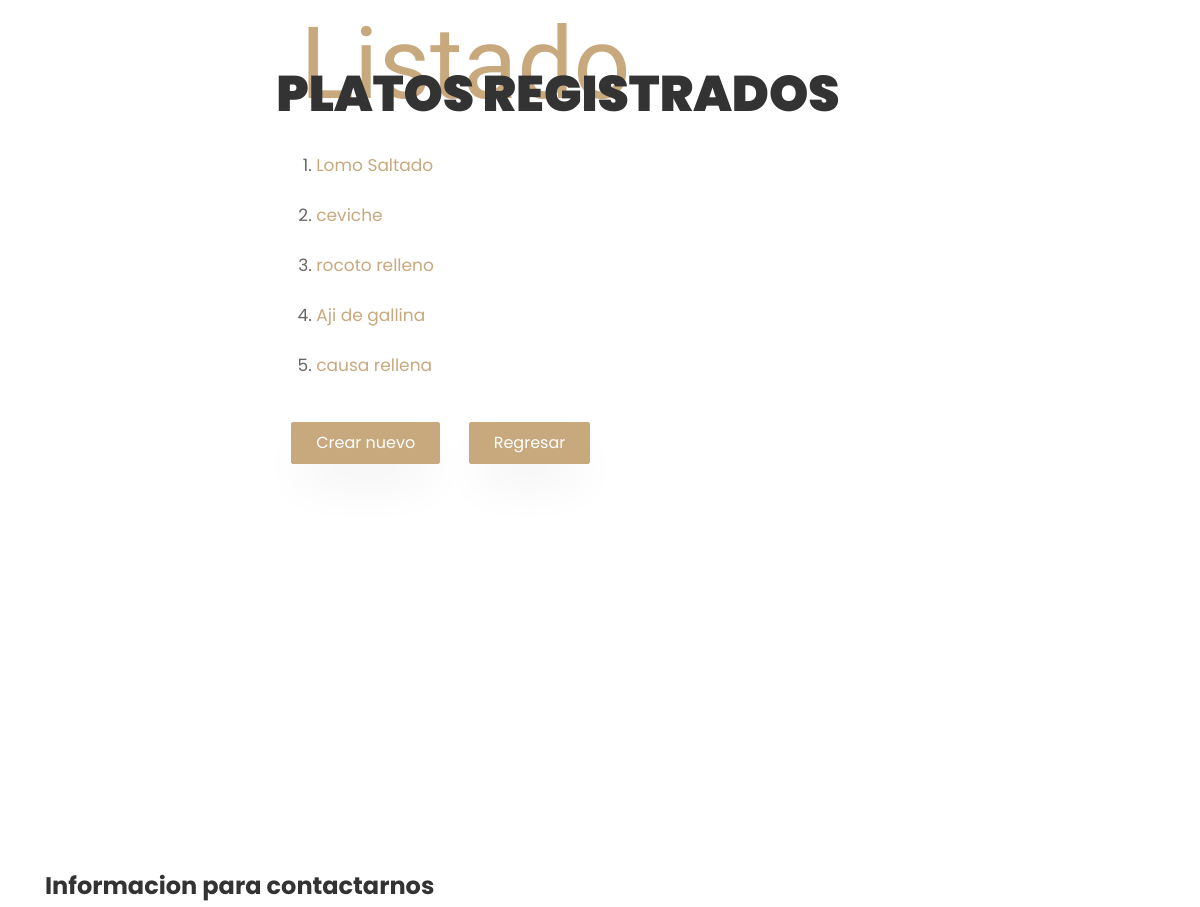
Before: /platos/listar (middle part) with the older database file.
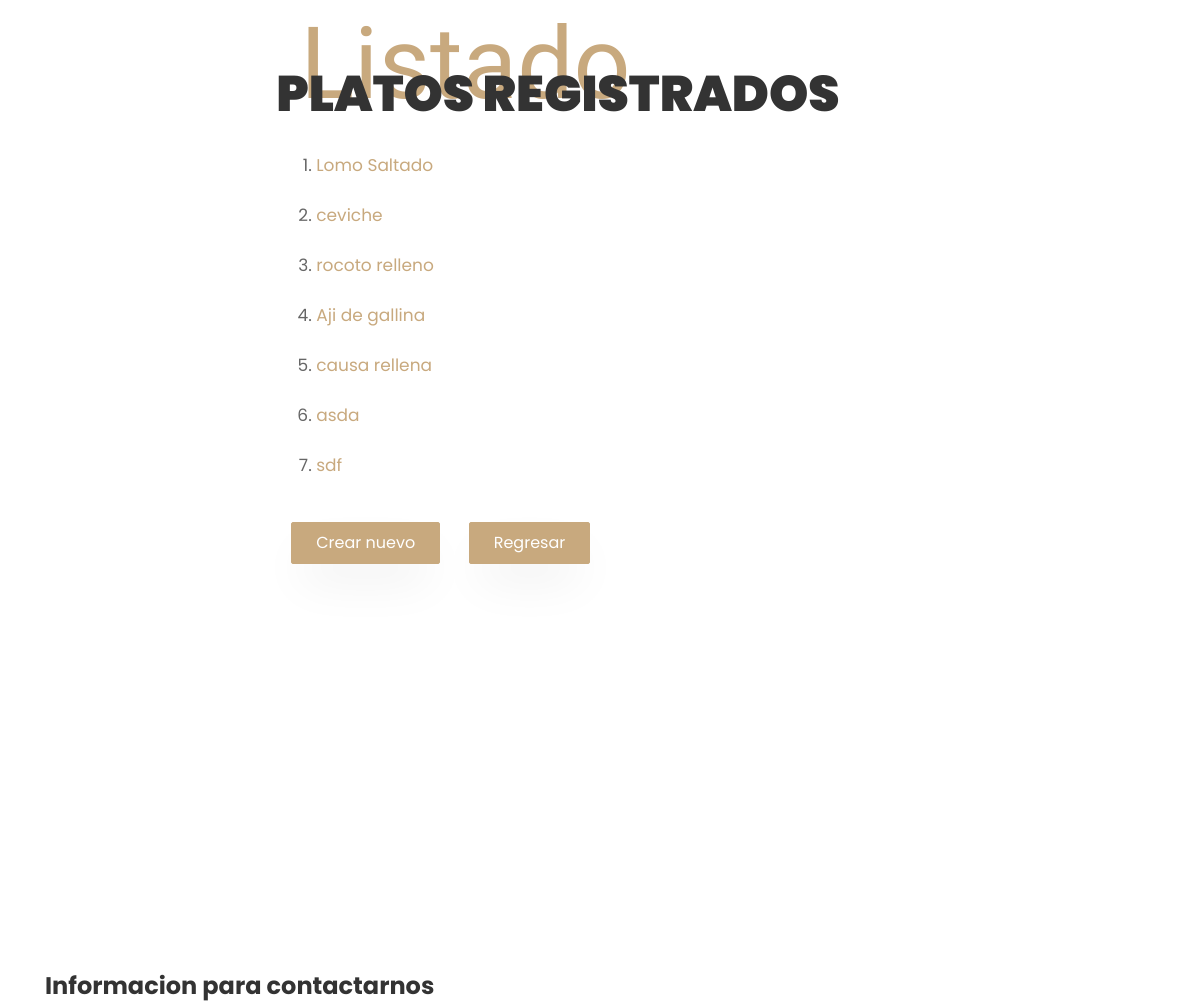
After: the same page with the newer database file.
### platos/models.py (models this page shows)
class Platos(models.Model):
	nombre		= models.CharField(max_length=100)
	ciudad		= models.CharField(max_length=100)
	descripcion	= models.TextField()
	imagen		= models.ImageField(upload_to='images')
	precio		= models.FloatField()
	portada 	= models.BooleanField(default=False)
	oferta		= models.BooleanField(default=False)
	def get_absolute_url(self):
		return reverse('platos:detalles_plato', kwargs = {'pk': self.id})

### platos/views.py (the view)
# urls.py: path('listar', views.listar.as_view(), name='listar_comandas'),
class listar(ListView):
	model=Platos

### platos/templates/platos/platos_list.html (shortened to what this page needs)
{% extends 'base2.html' %}
{% block content %}
{% load static %}
	<section class="ftco-section contact-section">
		<div class="container">
			<div class=" justify-content-center d-flex no-gutters">
		        <div class="col-md-7 order-md-last ftco-animate makereservation ">
			       	<div class="py-md-5">
				       	<div class="heading-section ftco-animate mb-4">
				         	<span class="subheading ml-4">Listado</span>
				            <h2 class="mb-8">PLATOS REGISTRADOS</h2>
				        </div>
						<div class="form-group">
							<ol>
						    {% block body %}
							{% for instance in object_list %}
								<p>
									<li><a href='{{ instance.get_absolute_url }}'>{{ instance.nombre }}</a></li>
								</p>
							{% endfor %}
				        </div>
				        <div class="col-md-12 mt-3">
				           	<div class="form-group">
								<a href="agregar" class="btn btn-primary py-2 px-4 mr-4 mt-4">Crear nuevo</a>
								<a href="./" class="btn btn-primary py-2 px-4 mr-4 mt-4">Regresar</a>
				           	</div>
				        </div>
				        {% endblock %}
				    </div>
			    </div>
			</div>
		</div>
	</section>
{% endblock %}

Changed rows visible on the page:
added Platos: nombre "asda"
added Platos: nombre "sdf"
